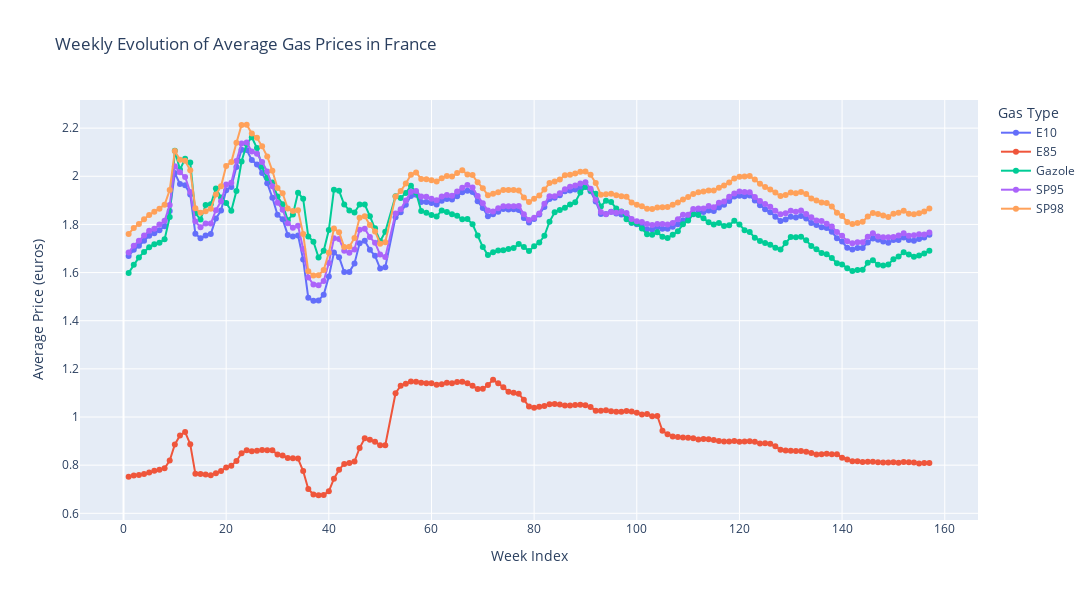

The notebook cell this image was saved under:
### Markdown cell above
# Visualization of gas prices

### Code cell
# we are going to do an interactive visualization of gas prices
print("=" * 70)
print("      Interactive visualization with plotly ")
print("=" * 70)

# Computing of weekly average price
weekly_avg = gas_prices.groupBy("week_index", "nom_carburant") \
    .agg(avg("prix").alias("avg_price")) \
    .orderBy("week_index", "nom_carburant")

df_viz = weekly_avg.toPandas()

# Creating of interactive plot
fig = px.line(
    df_viz,
    x="week_index",
    y="avg_price",
    color="nom_carburant",
    markers=True,
    title="Weekly Evolution of Average Gas Prices in France",
    labels={
        "week_index": "Week Index",
        "avg_price": "Average Price (euros)",
        "nom_carburant": "Gas Type"
    }
)

fig.update_layout(
    hovermode="x unified",
    width=1200,
    height=600,
    font=dict(size=12)
)

fig.show()

print("Visualization completed!")

### Figure 1 — Plotly figure (JSON) as saved in the notebook; plotly's stock layout.template omitted (floating-point values rounded to 4 significant figures; data arrays with more than 128 entries replaced by an {"elided": "..."} marker saying what was removed)
{"data": [{"hovertemplate": "Gas Type=E10<br>Week Index=%{x}<br>Average Price (euros)=%{y}<extra></extra>", "legendgroup": "E10", "line": {"color": "#636efa", "dash": "solid"}, "marker": {"symbol": "circle"}, "mode": "lines+markers", "name": "E10", "orientation": "v", "showlegend": true, "type": "scatter", "x": {"elided": "156 int values"}, "xaxis": "x", "y": {"elided": "156 float values"}, "yaxis": "y"}, {"hovertemplate": "Gas Type=E85<br>Week Index=%{x}<br>Average Price (euros)=%{y}<extra></extra>", "legendgroup": "E85", "line": {"color": "#EF553B", "dash": "solid"}, "marker": {"symbol": "circle"}, "mode": "lines+markers", "name": "E85", "orientation": "v", "showlegend": true, "type": "scatter", "x": {"elided": "156 int values"}, "xaxis": "x", "y": {"elided": "156 float values"}, "yaxis": "y"}, {"hovertemplate": "Gas Type=Gazole<br>Week Index=%{x}<br>Average Price (euros)=%{y}<extra></extra>", "legendgroup": "Gazole", "line": {"color": "#00cc96", "dash": "solid"}, "marker": {"symbol": "circle"}, "mode": "lines+markers", "name": "Gazole", "orientation": "v", "showlegend": true, "type": "scatter", "x": {"elided": "156 int values"}, "xaxis": "x", "y": {"elided": "156 float values"}, "yaxis": "y"}, {"hovertemplate": "Gas Type=SP95<br>Week Index=%{x}<br>Average Price (euros)=%{y}<extra></extra>", "legendgroup": "SP95", "line": {"color": "#ab63fa", "dash": "solid"}, "marker": {"symbol": "circle"}, "mode": "lines+markers", "name": "SP95", "orientation": "v", "showlegend": true, "type": "scatter", "x": {"elided": "156 int values"}, "xaxis": "x", "y": {"elided": "156 float values"}, "yaxis": "y"}, {"hovertemplate": "Gas Type=SP98<br>Week Index=%{x}<br>Average Price (euros)=%{y}<extra></extra>", "legendgroup": "SP98", "line": {"color": "#FFA15A", "dash": "solid"}, "marker": {"symbol": "circle"}, "mode": "lines+markers", "name": "SP98", "orientation": "v", "showlegend": true, "type": "scatter", "x": {"elided": "156 int values"}, "xaxis": "x", "y": {"elided": "156 float values"}, "yaxis": "y"}], "layout": {"font": {"size": 12}, "height": 600, "hovermode": "x unified", "legend": {"title": {"text": "Gas Type"}, "tracegroupgap": 0}, "title": {"text": "Weekly Evolution of Average Gas Prices in France"}, "width": 1200, "xaxis": {"anchor": "y", "domain": [0, 1], "title": {"text": "Week Index"}}, "yaxis": {"anchor": "x", "domain": [0, 1], "title": {"text": "Average Price (euros)"}}}}
